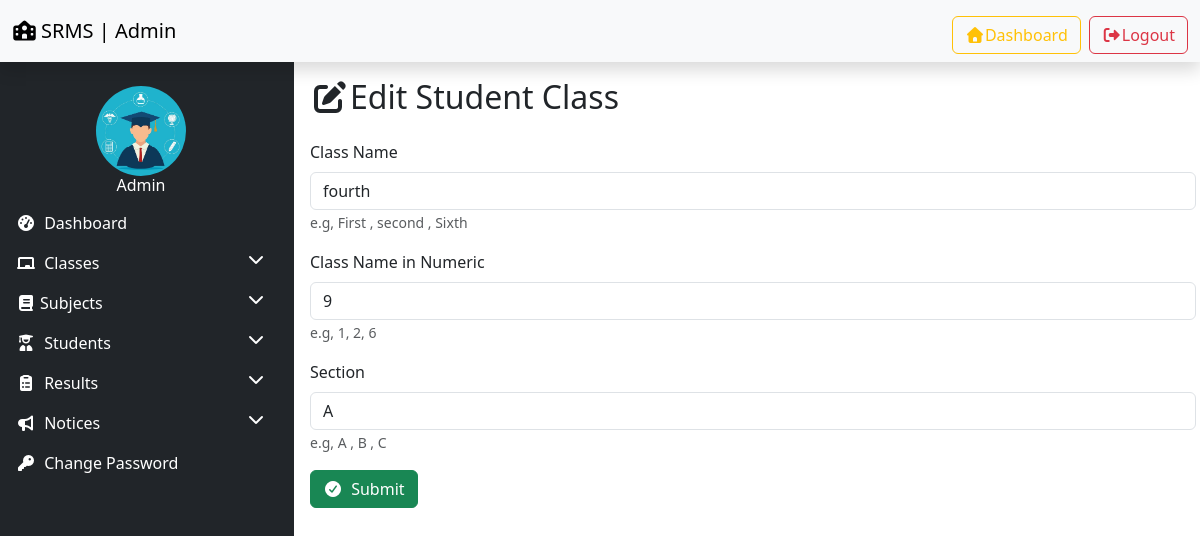
/edit_class/16/ (signed in), run on the app's committed database.
### resultapp/models.py (models this page shows, shortened)
class Class(models.Model):
    class_name = models.CharField(max_length=50)
    class_numeric = models.IntegerField()
    section = models.CharField(max_length=20)
    creation_date = models.DateTimeField(auto_now_add=True)
    updation_date = models.DateTimeField(auto_now=True)

### resultapp/views.py (the view, shortened to what this page needs)
# urls.py: path('edit_class/<int:class_id>/',edit_class, name='edit_class'),
@login_required
def edit_class(request,class_id):
    class_obj = get_object_or_404(Class,id=class_id)
    return render(request,'edit_class.html',locals())

### resultapp/templates/edit_class.html (shortened to what this page needs)
{% extends 'admin_base.html' %}
{% load static %}
{% block content %}
<div>
   <h2 class="mb-4"><i class="fas fa-edit"></i>Edit Student Class</h2>
    <form method="post">
         <div  class="mb-3">
            <label for="classname" class="form-label">Class Name</label>
            <input type="text" class="form-control" id="classname" name="classname" required placeholder="Enter class name" value="{{class_obj.class_name}}">
            <small class="text-muted">e.g, First , second , Sixth</small>
         </div>
         <div  class="mb-3">
            <label for="classnamenumeric" class="form-label">Class Name in Numeric</label>
            <input type="text" class="form-control" id="classnamenumeric" name="classnamenumeric" required placeholder="Enter class name in numeric" value="{{class_obj.class_numeric}}">
            <small class="text-muted">e.g, 1, 2, 6</small>
         </div>
         <div  class="mb-3">
            <label for="section" class="form-label">Section</label>
            <input type="text" class="form-control" id="section" name="section" required placeholder="Enter section" value="{{class_obj.section}}">
            <small class="text-muted">e.g, A , B , C</small>
         </div>
         <button type="submit" class="btn btn-success">
           <i class="fas fa-check-circle me-1"></i> Submit
         </button>
    </form>
</div>
{% endblock %}

### data on the page
Class: classname "fourth", classnamenumeric "9", section "A"
